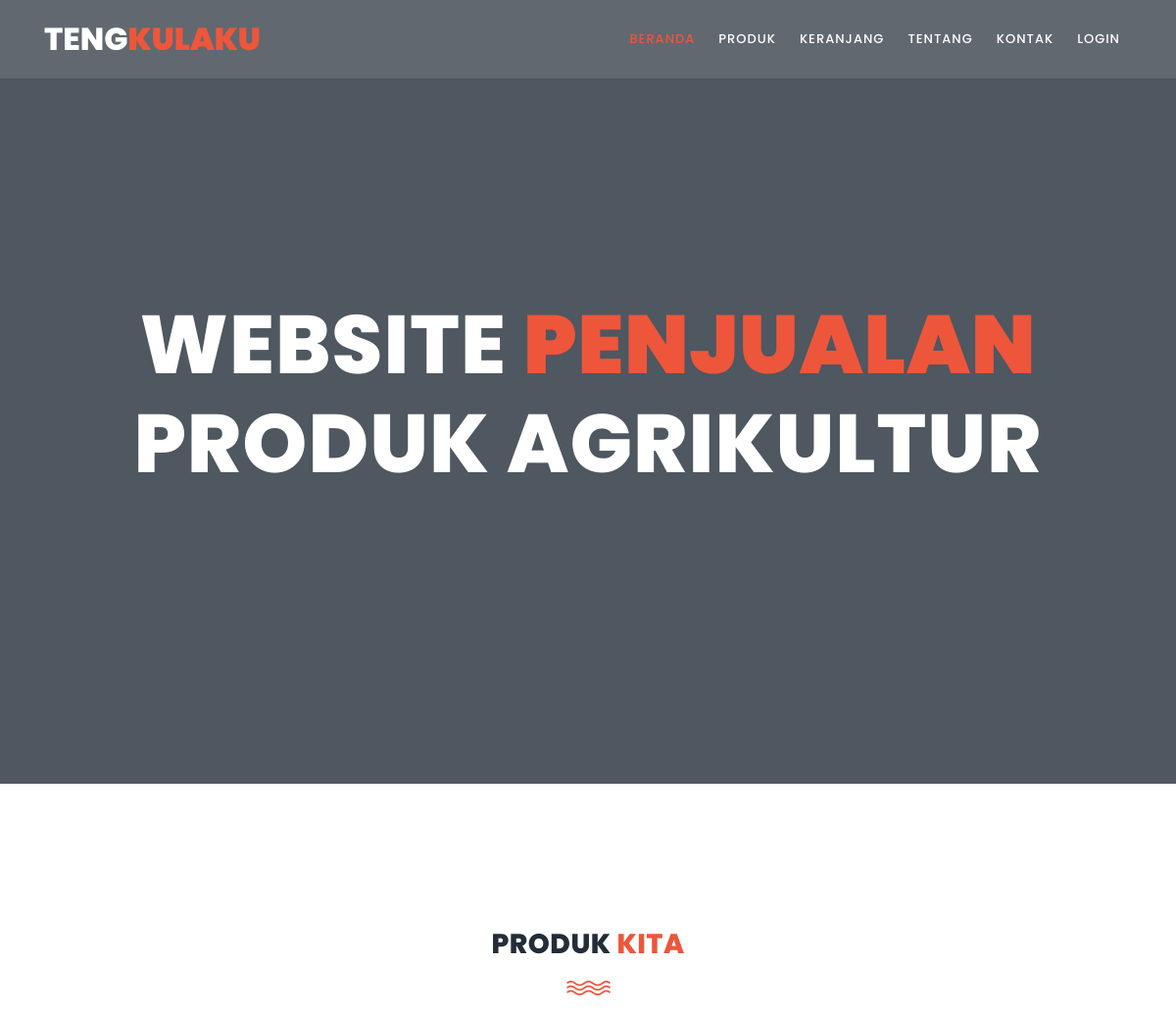
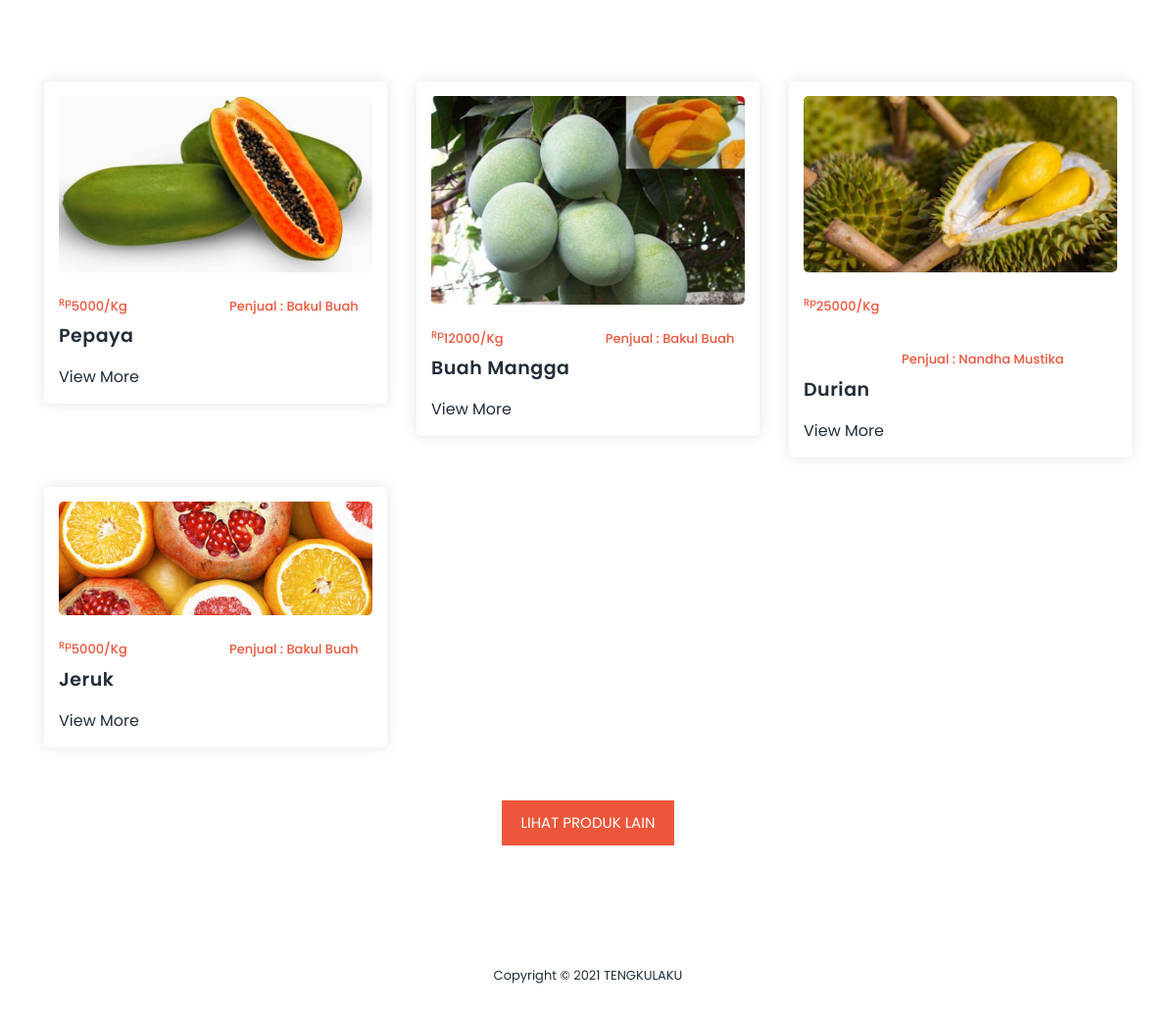
The app's page /?url=home with its own data (2 pictures, top to bottom).
### tables this page shows
CREATE TABLE `produk` (
  `id_produk` int(8) NOT NULL,
  `nama_produk` varchar(255) NOT NULL,
  `harga` int(16) NOT NULL,
  `stok` int(16) NOT NULL,
  `foto` varchar(255) NOT NULL,
  `deskripsi` text NOT NULL,
  `id_kategori` int(8) NOT NULL,
  `tgl_upload` date NOT NULL,
  `verifikasi` enum('diproses','diterima') NOT NULL,
  `id_user` int(8) NOT NULL
);

### front/page/home.php (shortened to what this page needs)
<div class="main-banner" id="top">
    <video autoplay muted loop id="bg-video">
        <source src="assets/images/video.mp4" type="video/mp4" />
    </video>
    <div class="video-overlay header-text">
        <div class="caption">
            <h2>Website <em>Penjualan</em> Produk Agrikultur</h2>
            </div>
        </div>
    </div>
<section class="section" id="trainers">
    <div class="container">
        <div class="row">
            <div class="col-lg-6 offset-lg-3">
                <div class="section-heading">
                    <h2>Produk <em>Kita</em></h2>
                    <img src="assets/images/line-dec.png" alt="">
                </div>
            </div>
        </div>
       <div class="row">
                <?php
                    $sql = mysqli_query($conn, "SELECT p.*, (SELECT u.nama From user u WHERE u.id_user = p.id_user and u.level = 2 ) as penjual FROM produk p WHERE p.verifikasi = 'diterima' ");
                    while ($hasil = mysqli_fetch_array($sql)) {
                ?>
            <div class="col-lg-4">
                <div class="trainer-item">
                    <div class="image-thumb">
                        <img src="back/img/produk/<?= $hasil['foto'] ?>" alt="">
                    </div>
                    <div class="down-content">
                        <span>
                            <sup>Rp</sup><?php echo $hasil['harga']; ?>/Kg
                        </span>
                        <span style="margin-left: 100px">
                            <sup></sup>Penjual : <?php echo $hasil['penjual']; ?>
                        </span>
                        <h4><?php echo $hasil['nama_produk']; ?></h4>
                        <ul class="social-icons">
                            <li><a href="?url=detailProduk&id=<?= $hasil['id_produk'] ?>">View More</a></li>
                        </ul>
                    </div>
                </div>
            </div>
                <?php }; ?>
        </div>
        <br>
        <div class="main-button text-center">
            <a href="products.html">Lihat produk lain</a>
        </div>
    </div>
</section>

### assets/css/style.css (style rules this page uses)
html, body, div, span, applet, object, iframe, h1, h2, h3, h4, h5, h6, p, blockquote, div pre, a, abbr, acronym, address, big, cite, code, del, dfn, em, font, img, ins, kbd, q, s, samp, small, strike, strong, sub, sup, tt, var, b, u, i, center, dl, dt, dd, ol, ul, li, figure, header, nav, section, article, aside, footer, figcaption { margin: 0; padding: 0; border: 0; outline: 0; }
ul, li { padding: 0; margin: 0; list-style: none; }
header, nav, section, article, aside, footer, hgroup { display: block; }
* { box-sizing: border-box; }
html, body { font-family: 'Poppins', sans-serif; font-weight: 400; background-color: #fff; font-size: 16px; -ms-text-size-adjust: 100%; -webkit-font-smoothing: antialiased; -moz-osx-font-smoothing: grayscale; }
a { text-decoration: none !important; }
h1, h2, h3, h4, h5, h6 { margin-top: 0px; margin-bottom: 0px; }
ul { margin-bottom: 0px; }
html, body { background: #fff; font-family: 'Poppins', sans-serif; }
.section-heading { text-align: center; margin-top: 140px; margin-bottom: 80px; }
.section-heading h2 { font-size: 28px; font-weight: 800; color: #232d39; text-transform: uppercase; letter-spacing: 0.5px; margin-top: 0px; margin-bottom: 0px; }
.section-heading h2 em { font-style: normal; color: #ed563b; }
.section-heading img { margin: 20px auto; }
.main-button a { display: inline-block; font-size: 15px; padding: 12px 20px; background-color: #ed563b; color: #fff; text-align: center; font-weight: 400; text-transform: uppercase; transition: all .3s; }
.main-banner { position: relative; }
#bg-video { min-width: 100%; min-height: 100vh; max-width: 100%; max-height: 100vh; object-fit: cover; z-index: -1; }
.video-overlay { position: absolute; background-color: rgba(35,45,57,0.8); top: 0; left: 0; bottom: 7px; width: 100%; }
.main-banner .caption { text-align: center; position: absolute; width: 80%; left: 50%; top: 50%; transform: translate(-50%,-50%); }
.main-banner .caption h2 { margin-top: 30px; margin-bottom: 25px; font-size: 84px; text-transform: uppercase; font-weight: 800; color: #fff; letter-spacing: 1px; }
.main-banner .caption h2 em { font-style: normal; color: #ed563b; font-weight: 900; }
#trainers { padding-bottom: 90px; }
#trainers .trainer-item { background-color: #fff; border-radius: 5px; box-shadow: 0px 0px 15px rgba(0,0,0,0.1); padding: 15px; margin-bottom: 30px; }
#trainers .trainer-item img { width: 100%; border-radius: 5px; }
#trainers .trainer-item span { font-size: 13px; font-weight: 500; color: #ed563b; display: inline-block; margin-top: 25px; margin-bottom: 10px; }
#trainers .trainer-item h4 { font-size: 19px; font-weight: 600; color: #232d39; letter-spacing: 0.5px; margin-bottom: 18px; }
ul.social-icons li { display: inline-block; margin-right: 12px; }
ul.social-icons li:last-child { margin-right: 0px; }
ul.social-icons li a { color: #232d39; transition: all .3s; }
a { color: #ed563b; }

### records on screen
produk: foto (picture), harga "5000", penjual "Bakul Buah", nama_produk "Pepaya"
produk: foto (picture), harga "12000", penjual "Bakul Buah", nama_produk "Buah Mangga"
produk: foto (picture), harga "25000", penjual "Nandha Mustika", nama_produk "Durian"
produk: foto (picture), harga "5000", penjual "Bakul Buah", nama_produk "Jeruk"
